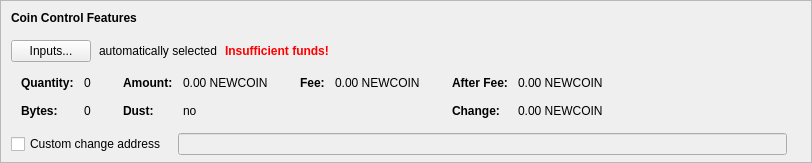
    <widget class="QFrame" name="frameCoinControl">
     <property name="sizePolicy">
      <sizepolicy hsizetype="Expanding" vsizetype="Expanding">
       <horstretch>0</horstretch>
       <verstretch>0</verstretch>
      </sizepolicy>
     </property>
     <property name="maximumSize">
      <size>
       <width>16777215</width>
       <height>16777215</height>
      </size>
     </property>
     <property name="frameShape">
      <enum>QFrame::StyledPanel</enum>
     </property>
     <property name="frameShadow">
      <enum>QFrame::Sunken</enum>
     </property>
     <layout class="QVBoxLayout" name="verticalLayoutCoinControl2">
      <property name="spacing">
       <number>0</number>
      </property>
      <property name="leftMargin">
       <number>0</number>
      </property>
      <property name="topMargin">
       <number>0</number>
      </property>
      <property name="rightMargin">
       <number>0</number>
      </property>
      <property name="bottomMargin">
       <number>6</number>
      </property>
      <item>
       <layout class="QVBoxLayout" name="verticalLayoutCoinControl" stretch="0,0,0,0,1">
        <property name="spacing">
         <number>0</number>
        </property>
        <property name="leftMargin">
         <number>10</number>
        </property>
        <property name="topMargin">
         <number>10</number>
        </property>
        <item>
         <layout class="QHBoxLayout" name="horizontalLayoutCoinControl1">
          <property name="bottomMargin">
           <number>15</number>
          </property>
          <item>
           <widget class="QLabel" name="labelCoinControlFeatures">
            <property name="sizePolicy">
             <sizepolicy hsizetype="Preferred" vsizetype="Maximum">
              <horstretch>0</horstretch>
              <verstretch>0</verstretch>
             </sizepolicy>
            </property>
            <property name="font">
             <font>
              <weight>75</weight>
              <bold>true</bold>
             </font>
            </property>
            <property name="styleSheet">
             <string notr="true">font-weight:bold;</string>
            </property>
            <property name="text">
             <string>Coin Control Features</string>
            </property>
           </widget>
          </item>
         </layout>
        </item>
        <item>
         <layout class="QHBoxLayout" name="horizontalLayoutCoinControl2" stretch="0,0,0,0">
          <property name="spacing">
           <number>8</number>
          </property>
          <property name="bottomMargin">
           <number>10</number>
          </property>
          <item>
           <widget class="QPushButton" name="pushButtonCoinControl">
            <property name="styleSheet">
             <string notr="true"/>
            </property>
            <property name="text">
             <string>Inputs...</string>
            </property>
            <property name="autoDefault">
             <bool>false</bool>
            </property>
           </widget>
          </item>
          <item>
           <widget class="QLabel" name="labelCoinControlAutomaticallySelected">
            <property name="text">
             <string>automatically selected</string>
            </property>
            <property name="margin">
             <number>5</number>
            </property>
           </widget>
          </item>
          <item>
           <widget class="QLabel" name="labelCoinControlInsuffFunds">
            <property name="font">
             <font>
              <weight>75</weight>
              <bold>true</bold>
             </font>
            </property>
            <property name="styleSheet">
             <string notr="true">color:red;font-weight:bold;</string>
            </property>
            <property name="text">
             <string>Insufficient funds!</string>
            </property>
            <property name="margin">
             <number>5</number>
            </property>
           </widget>
          </item>
          <item>
           <spacer name="horizontalSpacerCoinControl">
            <property name="orientation">
             <enum>Qt::Horizontal</enum>
            </property>
            <property name="sizeHint" stdset="0">
             <size>
              <width>40</width>
              <height>1</height>
             </size>
            </property>
           </spacer>
          </item>
         </layout>
        </item>
        <item>
         <widget class="QWidget" name="widgetCoinControl" native="true">
          <property name="sizePolicy">
           <sizepolicy hsizetype="Preferred" vsizetype="Preferred">
            <horstretch>0</horstretch>
            <verstretch>0</verstretch>
           </sizepolicy>
          </property>
          <property name="minimumSize">
           <size>
            <width>0</width>
            <height>0</height>
           </size>
          </property>
          <property name="styleSheet">
           <string notr="true"/>
          </property>
          <layout class="QHBoxLayout" name="horizontalLayoutCoinControl5">
           <property name="leftMargin">
            <number>0</number>
           </property>
           <property name="topMargin">
            <number>0</number>
           </property>
           <property name="rightMargin">
            <number>0</number>
           </property>
           <property name="bottomMargin">
            <number>0</number>
           </property>
           <item>
            <layout class="QHBoxLayout" name="horizontalLayoutCoinControl3" stretch="0,0,0,1">
             <property name="spacing">
              <number>20</number>
             </property>
             <property name="topMargin">
              <number>0</number>
             </property>
             <property name="bottomMargin">
              <number>10</number>
             </property>
             <item>
              <layout class="QFormLayout" name="formLayoutCoinControl1">
               <property name="horizontalSpacing">
                <number>10</number>
               </property>
               <property name="verticalSpacing">
                <number>14</number>
               </property>
               <property name="leftMargin">
                <number>10</number>
               </property>
               <property name="topMargin">
                <number>4</number>
               </property>
               <property name="rightMargin">
                <number>6</number>
               </property>
               <item row="0" column="0">
                <widget class="QLabel" name="labelCoinControlQuantityText">
                 <property name="font">
                  <font>
                   <weight>75</weight>
                   <bold>true</bold>
                  </font>
                 </property>
                 <property name="text">
                  <string>Quantity:</string>
                 </property>
                 <property name="margin">
                  <number>0</number>
                 </property>
                </widget>
               </item>
               <item row="0" column="1">
                <widget class="QLabel" name="labelCoinControlQuantity">
                 <property name="cursor">
                  <cursorShape>IBeamCursor</cursorShape>
                 </property>
                 <property name="contextMenuPolicy">
                  <enum>Qt::ActionsContextMenu</enum>
                 </property>
                 <property name="text">
                  <string notr="true">0</string>
                 </property>
                 <property name="margin">
                  <number>0</number>
                 </property>
                 <property name="textInteractionFlags">
                  <set>Qt::LinksAccessibleByMouse|Qt::TextSelectableByKeyboard|Qt::TextSelectableByMouse</set>
                 </property>
                </widget>
               </item>
               <item row="1" column="0">
                <widget class="QLabel" name="labelCoinControlBytesText">
                 <property name="font">
                  <font>
                   <weight>75</weight>
                   <bold>true</bold>
                  </font>
                 </property>
                 <property name="text">
                  <string>Bytes:</string>
                 </property>
                </widget>
               </item>
               <item row="1" column="1">
                <widget class="QLabel" name="labelCoinControlBytes">
                 <property name="cursor">
                  <cursorShape>IBeamCursor</cursorShape>
                 </property>
                 <property name="contextMenuPolicy">
                  <enum>Qt::ActionsContextMenu</enum>
                 </property>
                 <property name="text">
                  <string notr="true">0</string>
                 </property>
                 <property name="textInteractionFlags">
                  <set>Qt::LinksAccessibleByMouse|Qt::TextSelectableByKeyboard|Qt::TextSelectableByMouse</set>
                 </property>
                </widget>
               </item>
              </layout>
             </item>
             <item>
              <layout class="QFormLayout" name="formLayoutCoinControl2">
               <property name="horizontalSpacing">
                <number>10</number>
               </property>
               <property name="verticalSpacing">
                <number>14</number>
               </property>
               <property name="leftMargin">
                <number>6</number>
               </property>
               <property name="topMargin">
                <number>4</number>
               </property>
               <property name="rightMargin">
                <number>6</number>
               </property>
               <item row="0" column="0">
                <widget class="QLabel" name="labelCoinControlAmountText">
                 <property name="font">
                  <font>
                   <weight>75</weight>
                   <bold>true</bold>
                  </font>
                 </property>
                 <property name="text">
                  <string>Amount:</string>
                 </property>
                 <property name="margin">
                  <number>0</number>
                 </property>
                </widget>
               </item>
               <item row="0" column="1">
                <widget class="QLabel" name="labelCoinControlAmount">
                 <property name="cursor">
                  <cursorShape>IBeamCursor</cursorShape>
                 </property>
                 <property name="contextMenuPolicy">
                  <enum>Qt::ActionsContextMenu</enum>
                 </property>
                 <property name="text">
                  <string notr="true">0.00 NEWCOIN</string>
                 </property>
                 <property name="textInteractionFlags">
                  <set>Qt::LinksAccessibleByMouse|Qt::TextSelectableByKeyboard|Qt::TextSelectableByMouse</set>
                 </property>
                </widget>
               </item>
               <item row="1" column="0">
                <widget class="QLabel" name="labelCoinControlLowOutputText">
                 <property name="font">
                  <font>
                   <weight>75</weight>
                   <bold>true</bold>
                  </font>
                 </property>
                 <property name="text">
                  <string>Dust:</string>
                 </property>
                </widget>
               </item>
               <item row="1" column="1">
                <widget class="QLabel" name="labelCoinControlLowOutput">
                 <property name="cursor">
                  <cursorShape>IBeamCursor</cursorShape>
                 </property>
                 <property name="contextMenuPolicy">
                  <enum>Qt::ActionsContextMenu</enum>
                 </property>
                 <property name="text">
                  <string notr="true">no</string>
                 </property>
                 <property name="textInteractionFlags">
                  <set>Qt::LinksAccessibleByMouse|Qt::TextSelectableByKeyboard|Qt::TextSelectableByMouse</set>
                 </property>
                </widget>
               </item>
              </layout>
             </item>
             <item>
              <layout class="QFormLayout" name="formLayoutCoinControl3">
               <property name="horizontalSpacing">
                <number>10</number>
               </property>
               <property name="verticalSpacing">
                <number>14</number>
               </property>
               <property name="leftMargin">
                <number>6</number>
               </property>
               <property name="topMargin">
                <number>4</number>
               </property>
               <property name="rightMargin">
                <number>6</number>
               </property>
               <item row="0" column="0">
                <widget class="QLabel" name="labelCoinControlFeeText">
                 <property name="font">
                  <font>
                   <weight>75</weight>
                   <bold>true</bold>
                  </font>
                 </property>
                 <property name="text">
                  <string>Fee:</string>
                 </property>
                 <property name="margin">
                  <number>0</number>
                 </property>
                </widget>
               </item>
               <item row="0" column="1">
                <widget class="QLabel" name="labelCoinControlFee">
                 <property name="cursor">
                  <cursorShape>IBeamCursor</cursorShape>
                 </property>
                 <property name="contextMenuPolicy">
                  <enum>Qt::ActionsContextMenu</enum>
                 </property>
                 <property name="text">
                  <string notr="true">0.00 NEWCOIN</string>
                 </property>
                 <property name="textInteractionFlags">
                  <set>Qt::LinksAccessibleByMouse|Qt::TextSelectableByKeyboard|Qt::TextSelectableByMouse</set>
                 </property>
                </widget>
               </item>
             </layout>
             </item>
             <item>
              <layout class="QFormLayout" name="formLayoutCoinControl4">
               <property name="horizontalSpacing">
                <number>10</number>
               </property>
               <property name="verticalSpacing">
                <number>14</number>
               </property>
               <property name="leftMargin">
                <number>6</number>
               </property>
               <property name="topMargin">
                <number>4</number>
               </property>
               <property name="rightMargin">
                <number>6</number>
               </property>
               <item row="0" column="0">
                <widget class="QLabel" name="labelCoinControlAfterFeeText">
                 <property name="font">
                  <font>
                   <weight>75</weight>
                   <bold>true</bold>
                  </font>
                 </property>
                 <property name="text">
                  <string>After Fee:</string>
                 </property>
                 <property name="margin">
                  <number>0</number>
                 </property>
                </widget>
               </item>
               <item row="0" column="1">
                <widget class="QLabel" name="labelCoinControlAfterFee">
                 <property name="cursor">
                  <cursorShape>IBeamCursor</cursorShape>
                 </property>
                 <property name="contextMenuPolicy">
                  <enum>Qt::ActionsContextMenu</enum>
                 </property>
                 <property name="text">
                  <string notr="true">0.00 NEWCOIN</string>
                 </property>
                 <property name="textInteractionFlags">
                  <set>Qt::LinksAccessibleByMouse|Qt::TextSelectableByKeyboard|Qt::TextSelectableByMouse</set>
                 </property>
                </widget>
               </item>
               <item row="1" column="0">
                <widget class="QLabel" name="labelCoinControlChangeText">
                 <property name="font">
                  <font>
                   <weight>75</weight>
                   <bold>true</bold>
                  </font>
                 </property>
                 <property name="text">
                  <string>Change:</string>
                 </property>
                </widget>
               </item>
               <item row="1" column="1">
                <widget class="QLabel" name="labelCoinControlChange">
                 <property name="cursor">
                  <cursorShape>IBeamCursor</cursorShape>
                 </property>
                 <property name="contextMenuPolicy">
                  <enum>Qt::ActionsContextMenu</enum>
                 </property>
                 <property name="text">
                  <string notr="true">0.00 NEWCOIN</string>
                 </property>
                 <property name="textInteractionFlags">
                  <set>Qt::LinksAccessibleByMouse|Qt::TextSelectableByKeyboard|Qt::TextSelectableByMouse</set>
                 </property>
                </widget>
               </item>
              </layout>
             </item>
            </layout>
           </item>
          </layout>
         </widget>
        </item>
        <item>
         <layout class="QHBoxLayout" name="horizontalLayoutCoinControl4" stretch="0,0,0">
          <property name="spacing">
           <number>12</number>
          </property>
          <property name="sizeConstraint">
           <enum>QLayout::SetDefaultConstraint</enum>
          </property>
          <property name="topMargin">
           <number>5</number>
          </property>
          <property name="rightMargin">
           <number>5</number>
          </property>
          <item>
           <widget class="QCheckBox" name="checkBoxCoinControlChange">
            <property name="toolTip">
             <string>If this is activated, but the change address is empty or invalid, change will be sent to a newly generated address.</string>
            </property>
            <property name="text">
             <string>Custom change address</string>
            </property>
           </widget>
          </item>
          <item>
           <widget class="QValidatedLineEdit" name="lineEditCoinControlChange">
            <property name="enabled">
             <bool>false</bool>
            </property>
            <property name="sizePolicy">
             <sizepolicy hsizetype="Expanding" vsizetype="Fixed">
              <horstretch>0</horstretch>
              <verstretch>0</verstretch>
             </sizepolicy>
            </property>
           </widget>
          </item>
          <item>
           <widget class="QLabel" name="labelCoinControlChangeLabel">
            <property name="sizePolicy">
             <sizepolicy hsizetype="Preferred" vsizetype="Expanding">
              <horstretch>0</horstretch>
              <verstretch>0</verstretch>
             </sizepolicy>
            </property>
            <property name="minimumSize">
             <size>
              <width>0</width>
              <height>0</height>
             </size>
            </property>
            <property name="text">
             <string/>
            </property>
            <property name="margin">
             <number>3</number>
            </property>
           </widget>
          </item>
         </layout>
        </item>
        <item>
         <spacer name="verticalSpacerCoinControl">
          <property name="orientation">
           <enum>Qt::Vertical</enum>
          </property>
          <property name="sizeHint" stdset="0">
           <size>
            <width>800</width>
            <height>1</height>
           </size>
          </property>
         </spacer>
        </item>
       </layout>
      </item>
     </layout>
    </widget>
